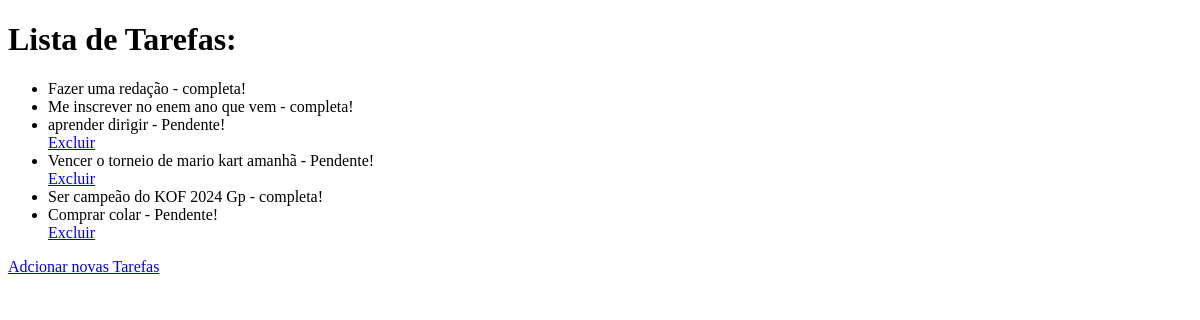
Before: /task/ with the older database file.
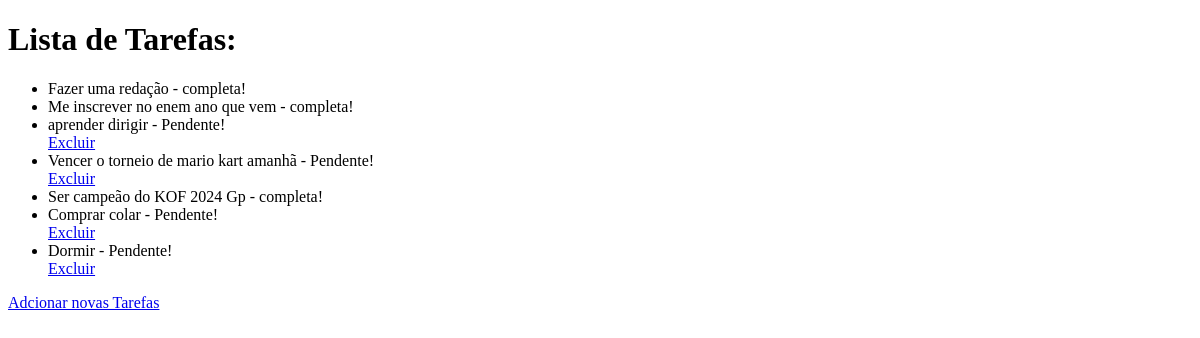
After: the same page with the newer database file.
### task/models.py (models this page shows, shortened)
class Task(models.Model):
    title = models.CharField(max_length=200)
    completed = models.BooleanField(default=False)
    created_at = models.DateTimeField(auto_now_add=True)

### task/views.py (the view)
# urls.py: path('task/', views.task_list, name='task_list'),
def task_list(request):
    tasks = Task.objects.all()
    return render (request, 'tasks/task_list.html', {'task': tasks})

### task/templates/tasks/task_list.html (shortened to what this page needs)
<!DOCTYPE html>
<html lang="en">
<head>
</head>
<body>
    <h1> Lista de Tarefas: </h1>
 <ul>
    {% for task in task %}
    <li>{{ task.title }} - {% if task.completed %} completa! {% else %} Pendente! </li>
    <a href="{% url 'delete_task' task.id %}">Excluir</a>
        {% endif %}
    {% endfor %}
 </ul>
 <a href="{% url 'add_task' %}">Adcionar novas Tarefas</a>
</body>
</html>

Changed rows visible on the page:
added Task: title "Dormir", completed "Pendente!"
